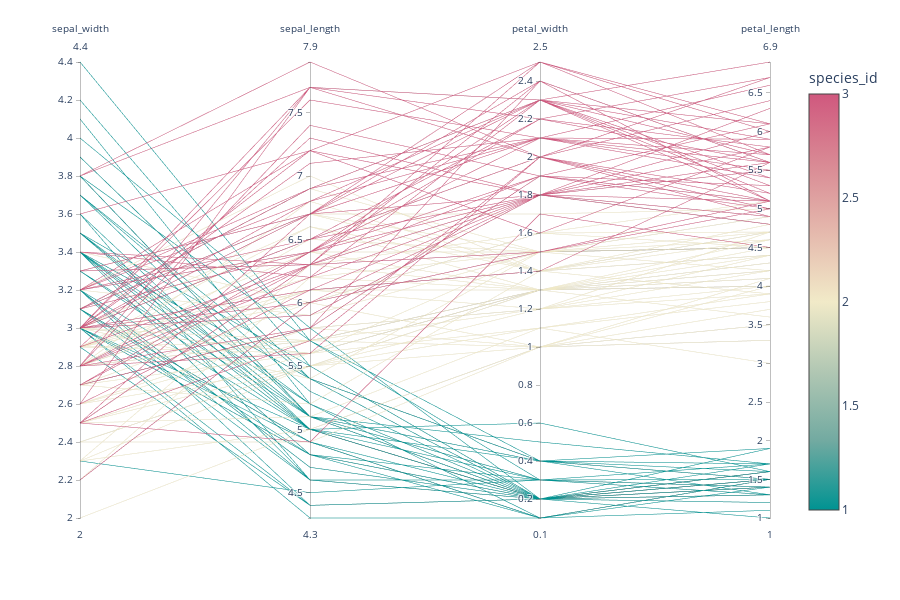

Here is the notebook cell this chart was saved with:
### Markdown cell above
<p>Parallel coordinates are richly interactive by default. Drag the lines along the axes to filter regions.</p>
<p>Select the columns to be represented with the <code>dimensions</code> parameter.</p>

### Code cell
import plotly.express as px
iris = px.data.iris()
fig = px.parallel_coordinates(iris, color="species_id",
                              dimensions=['sepal_width', 'sepal_length', 'petal_width',
                                          'petal_length'],
                              color_continuous_scale=px.colors.diverging.Tealrose,
                              color_continuous_midpoint=2)
fig.show()

### Figure 1 — Plotly figure (JSON) as saved in the notebook; plotly's stock layout.template omitted (floating-point values rounded to 4 significant figures; data arrays with more than 128 entries replaced by an {"elided": "..."} marker saying what was removed)
{"data": [{"dimensions": [{"label": "sepal_width", "values": {"elided": "150 float values"}}, {"label": "sepal_length", "values": {"elided": "150 float values"}}, {"label": "petal_width", "values": {"elided": "150 float values"}}, {"label": "petal_length", "values": {"elided": "150 float values"}}], "domain": {"x": [0, 0.98], "y": [0, 1]}, "line": {"color": {"elided": "150 int values"}, "coloraxis": "coloraxis"}, "name": "", "type": "parcoords"}], "layout": {"coloraxis": {"cmid": 2, "colorbar": {"title": {"text": "species_id"}}, "colorscale": [[0, "rgb(0, 147, 146)"], [0.1667, "rgb(114, 170, 161)"], [0.3333, "rgb(177, 199, 179)"], [0.5, "rgb(241, 234, 200)"], [0.6667, "rgb(229, 185, 173)"], [0.8333, "rgb(217, 137, 148)"], [1, "rgb(208, 88, 126)"]]}, "height": 600, "legend": {"tracegroupgap": 0}, "margin": {"t": 60}}}
